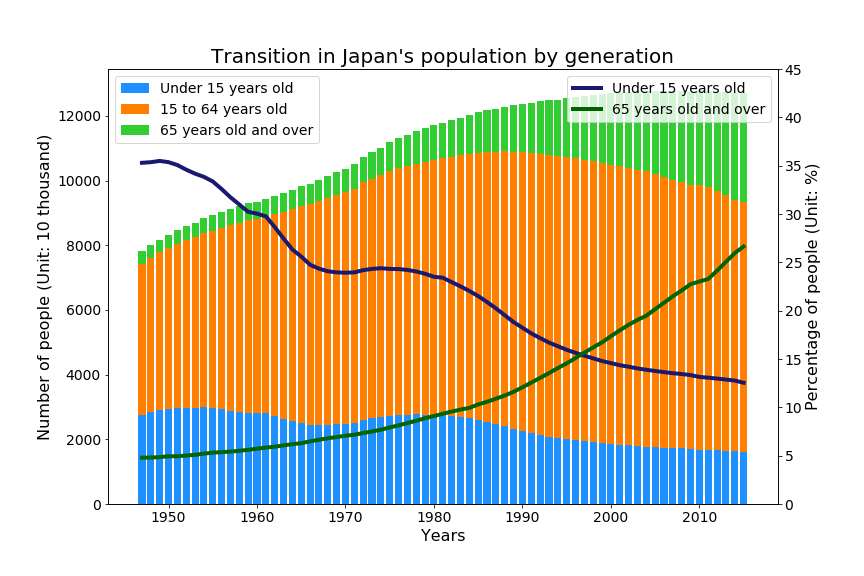

Reproduce this figure in Python.
def myplot():
    import numpy as np
    import pandas as pd
    import datetime
    import matplotlib.pyplot as plt

    fig, ax1 = plt.subplots(1,1, figsize=(12,8))
    ax2 = ax1.twinx()

    df = pd.read_csv("population_ratio.csv", index_col = 0)
    bottom = np.zeros(len(df.index))

    labels = ["Under 15 years old","15 to 64 years old", "65 years old and over"]
    colors = ["dodgerblue","#ff7f00","limegreen"]

    for i in range(3):
        ax1.bar(df.index, df.iloc[:,i],width=0.8,align='center', zorder=10-0.1*i, bottom=bottom, label=labels[i],
               color=colors[i])
        bottom += df.iloc[:,i]

    ax1.set_title("Transition in Japan's population by generation",fontsize=20)
    ax1.legend(fontsize=14)
    ax1.tick_params(labelsize=14)
    ax1.set_xlabel("Years", fontsize=16)
    ax1.set_ylabel("Number of people (Unit: 10 thousand)", fontsize=16)

    ax2.plot(df["15歳未満割合"],color="midnightblue", linewidth=4, label="Under 15 years old")
    ax2.plot(df["高齢者割合"],color="darkgreen", linewidth=4, label="65 years old and over")
    ax2.set_ylim(0,45)
    ax2.legend(fontsize=14)
    ax2.tick_params(labelsize=14)
    ax2.set_ylabel("Percentage of people (Unit: %)", fontsize=16)
    plt.show()
    return

myplot()
